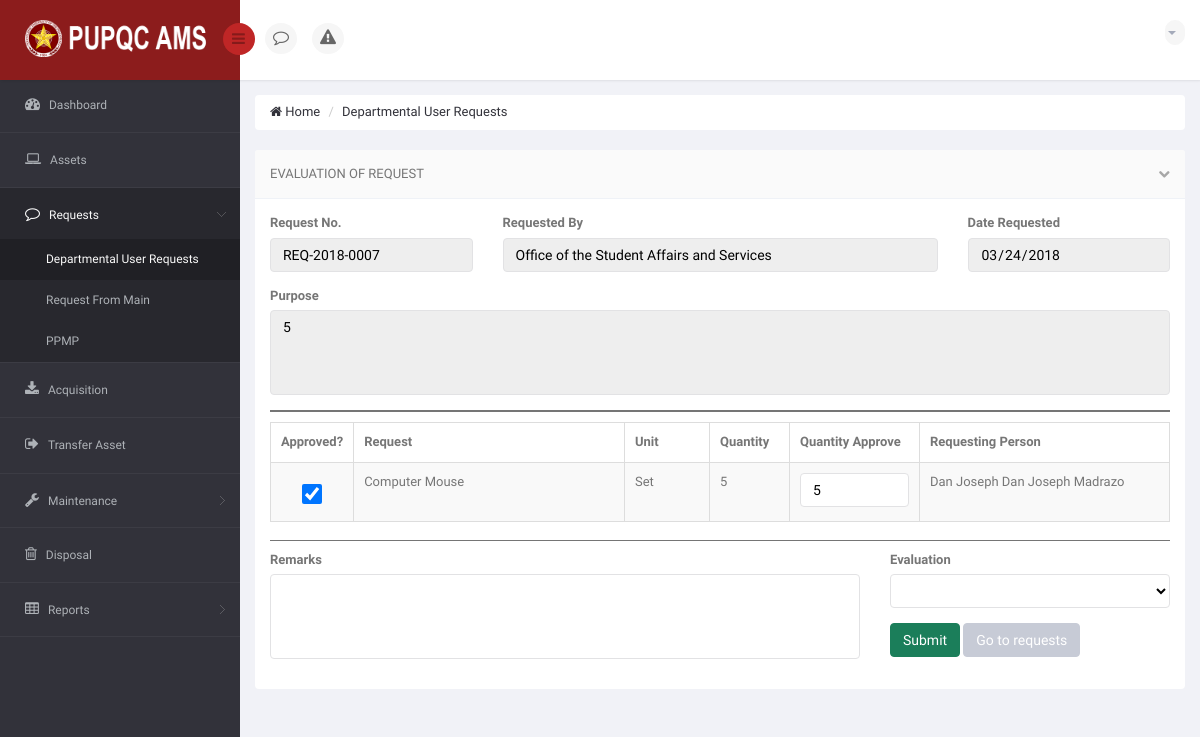
/DIR/PropertyOfficer/POViewRequestFromDU.php?viewrequests=7 (signed in), run on an earlier commit of the app's database.
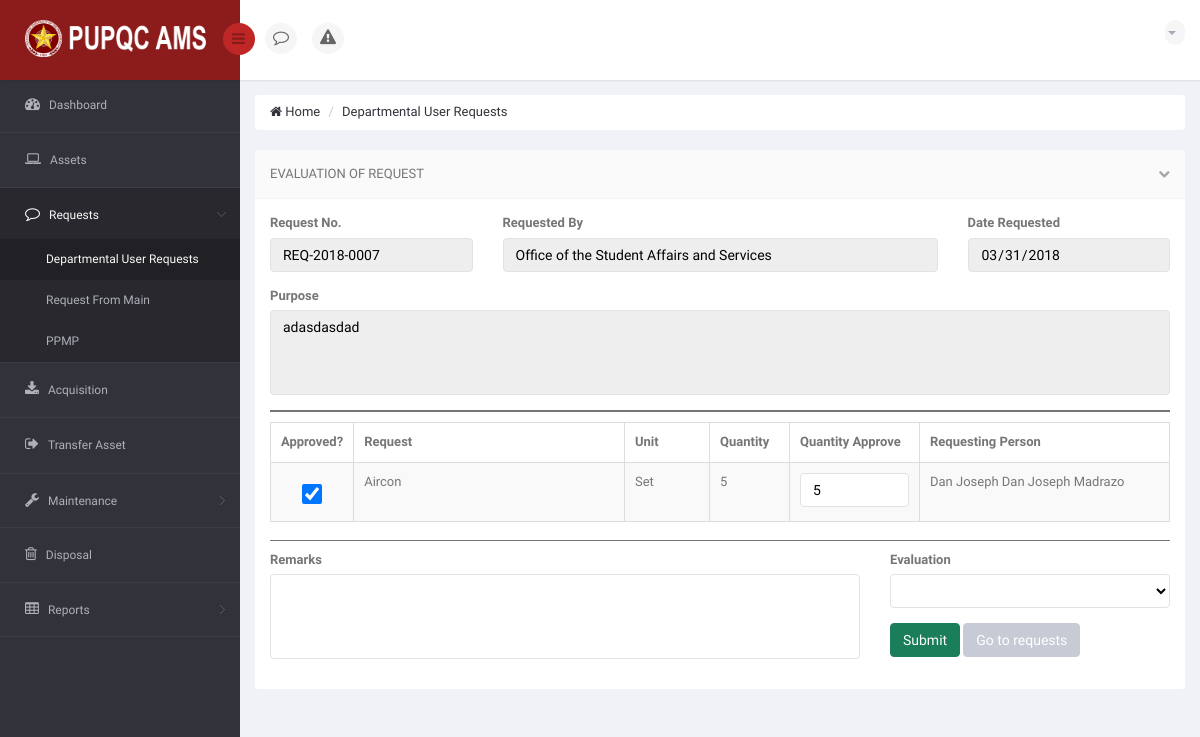
And on a later commit of the database.
### tables this page shows
CREATE TABLE `ams_t_user_request_summary` (
  `URS_ID` int(11) NOT NULL,
  `URS_NO` varchar(15) NOT NULL,
  `URS_REQUEST_DATE` date NOT NULL,
  `URS_PURPOSE` varchar(350) NOT NULL,
  `URS_STATUS_TO_PO` varchar(25) NOT NULL DEFAULT 'Pending',
  `URS_APPROVED_DATE` date DEFAULT NULL,
  `URS_REJECT_DATE` date DEFAULT NULL,
  `URS_REMARKS` varchar(350) DEFAULT NULL,
  `URS_URGENT_DATE` date NOT NULL,
  `URS_URGENT_TYPE` varchar(25) NOT NULL,
  `URS_VIEW_BY_USER` int(11) NOT NULL DEFAULT '0',
  `URS_VIEW_BY_PO` int(11) NOT NULL DEFAULT '0',
  `URS_VIEW_BY_USER_MAIN` int(11) NOT NULL DEFAULT '0',
  `URS_VIEW_CLICKED` int(11) NOT NULL DEFAULT '0'
);

CREATE TABLE `ams_r_office` (
  `O_ID` int(11) NOT NULL,
  `O_CODE` varchar(50) NOT NULL,
  `O_NAME` varchar(120) NOT NULL,
  `C_ID` int(11) NOT NULL
);

CREATE TABLE `ams_t_user_request` (
  `UR_ID` int(11) NOT NULL,
  `UR_UNIT` varchar(25) NOT NULL,
  `UR_QUANTITY` int(11) NOT NULL,
  `UR_STATUS` varchar(25) NOT NULL DEFAULT 'Pending',
  `UR_APPROVED_DATE_BY_PO` date DEFAULT NULL,
  `UR_REJECT_DATE_BY_PO` date DEFAULT NULL,
  `URS_ID` int(11) NOT NULL,
  `AL_ID` int(11) NOT NULL,
  `EP_ID` int(11) NOT NULL
);

CREATE TABLE `ams_r_asset_library` (
  `AL_ID` int(11) NOT NULL,
  `AL_NAME` varchar(150) NOT NULL
);

CREATE TABLE `ams_r_employee_profile` (
  `EP_ID` int(11) NOT NULL,
  `EP_FNAME` varchar(50) NOT NULL,
  `EP_MNAME` varchar(35) DEFAULT NULL,
  `EP_LNAME` varchar(35) NOT NULL,
  `EP_GENDER` varchar(10) NOT NULL,
  `EP_MOBILE` char(11) DEFAULT NULL,
  `EP_EMAIL` varchar(75) NOT NULL,
  `EP_TYPE` varchar(50) NOT NULL,
  `EP_STATUS` varchar(10) NOT NULL DEFAULT 'Active',
  `EP_PICTURE` varchar(200) NOT NULL DEFAULT '	images/EmployePictures/default.png	',
  `O_ID` int(11) DEFAULT NULL
);

### DIR/PropertyOfficer/POViewRequestFromDU.php (the view, shortened to what the changed rows need)
<?php
    if (isset($_GET['viewrequests']))
    {
        $ids = $_GET['viewrequests'];
    }
?>
<!DOCTYPE html>
<html lang="en">
<head>
    <link href="../../bs3/css/bootstrap.min.css" rel="stylesheet">
    <link href="../../css/bootstrap-reset.css" rel="stylesheet">
    <link href="../../font-awesome/css/font-awesome.css" rel="stylesheet" />
    <link href="../../js/advanced-datatable/css/demo_page.css" rel="stylesheet" />
    <link href="../../js/advanced-datatable/css/demo_table.css" rel="stylesheet" />
    <link rel="stylesheet" href="../../js/data-tables/DT_bootstrap.css" />
    <link href="../../css/style.css" rel="stylesheet">
    <link href="../../css/style-responsive.css" rel="stylesheet" />
    <link href="../../js/iCheck/skins/minimal/minimal.css" rel="stylesheet">
    <link href="../../js/iCheck/skins/minimal/red.css" rel="stylesheet">
    <link href="../../js/iCheck/skins/minimal/green.css" rel="stylesheet">
    <link href="../../js/iCheck/skins/minimal/blue.css" rel="stylesheet">
    <link href="../../js/iCheck/skins/minimal/yellow.css" rel="stylesheet">
    <link href="../../js/iCheck/skins/minimal/purple.css" rel="stylesheet">
    <link href="../../js/iCheck/skins/square/square.css" rel="stylesheet">
    <link href="../../js/iCheck/skins/square/red.css" rel="stylesheet">
    <link href="../../js/iCheck/skins/square/green.css" rel="stylesheet">
    <link href="../../js/iCheck/skins/square/blue.css" rel="stylesheet">
    <link href="../../js/iCheck/skins/square/yellow.css" rel="stylesheet">
    <link href="../../js/iCheck/skins/square/purple.css" rel="stylesheet">
    <link href="../../js/iCheck/skins/flat/grey.css" rel="stylesheet">
    <link href="../../js/iCheck/skins/flat/red.css" rel="stylesheet">
    <link href="../../js/iCheck/skins/flat/green.css" rel="stylesheet">
    <link href="../../js/iCheck/skins/flat/blue.css" rel="stylesheet">
    <link href="../../js/iCheck/skins/flat/yellow.css" rel="stylesheet">
    <link href="../../js/iCheck/skins/flat/purple.css" rel="stylesheet">
    <link rel="stylesheet" type="text/css" href="../../js/select2/select2.css" />
    <link rel="stylesheet" type="text/css" href="../../js/bootstrap-daterangepicker/daterangepicker-bs3.css" />
    <link rel="stylesheet" type="text/css" href="../../js/bootstrap-datetimepicker/css/datetimepicker.css" />
    <link rel="stylesheet" type="text/css" href="../../js/bootstrap-datepicker/css/datepicker.css" />
    <link href="../../js/plugins/sweetalert/sweetalert.css" type="text/css" rel="stylesheet" media="screen,projection">
</head>
<body>
<section id="container" >
                <?php
                    include('../Connection/db.php');
                  ?>
    <section id="main-content">
        <section class="wrapper">
            <div class="row">
                <div class="col-sm-12">
                    <section class="panel">
                        <?php
                            $sql = "SELECT * FROM `ams_t_user_request_summary` AS URS INNER JOIN `ams_t_user_request` AS UR ON UR.URS_ID = URS.URS_ID INNER JOIN `ams_r_employee_profile` AS EP ON UR.EP_ID = EP.EP_ID INNER JOIN `ams_r_office` AS O ON EP.O_ID = O.O_ID WHERE URS.URS_ID = $ids GROUP BY URS.URS_ID";
                            $result = mysqli_query($connection, $sql) or die("Bad Query: $sql");
                            while($row = mysqli_fetch_assoc($result))
                            {
                              $urspurpose = $row['URS_PURPOSE'];
                              $ursno = $row['URS_NO'];
                              $ursdatereq = $row['URS_REQUEST_DATE'];
                              $ursreqby = $row['O_NAME'];
                        ?>
                        <div class="panel-body">
                            <div class="row group">
                                <div class="col-md-3">
                                    <div class="form-group">
                                        <label>Request No.</label>
                                        <input type="text" value="<?php echo $ursno; ?>" class="form-control" style="color: black;" disabled  />
                                    </div>
                                </div>
                                <div class="col-md-6">
                                    <div class="form-group">
                                        <label>Requested By</label>
                                        <input type="text" value="<?php echo $ursreqby; ?>" class="form-control" style="color: black;" disabled  />
                                    </div>
                                </div>
                                <div class="col-md-3">
                                    <div class="form-group">
                                        <label>Date Requested</label>
                                        <input type="Date" value="<?php echo $ursdatereq; ?>" class="form-control" style="color: black;" disabled />
                                    </div>
                                </div>
                                <div class="col-md-12">
                                    <div class="form-group">
                                        <label>Purpose</label>
                                        <textarea style="color: black; word-wrap: break-word; resize: none; height: 85px;" class="form-control" maxlength="200" id="getreason" required="" disabled><?php echo $urspurpose; ?></textarea>
                                    </div>
                                </div>
                        <?php
                            }
                        ?>
                                <div class="col-md-12">
                                    <div class="adv-table">
                                        <table  class="display table table-bordered table-striped" id=" ">
                                            <thead>
                                                <tr>
                                                    <th style="width: 55px;">Approved?</th>
                                                    <th>Request</th>
                                                    <th style="width: 85px;">Unit</th>
                                                    <th style="width: 80px;">Quantity</th>
                                                    <th style="width: 130px;">Quantity Approve</th>
                                                    <th style="width: 250px;">Requesting Person</th>
                                                </tr>
                                            </thead>
                                            <tbody>
                                                <?php
                                                    $sql = "SELECT UR.UR_ID, URS.URS_ID, URS.URS_NO, AL.AL_NAME, UR.UR_UNIT, UR.UR_QUANTITY, EP.EP_FNAME, EP.EP_MNAME, EP.EP_LNAME FROM `ams_t_user_request_summary` AS URS INNER JOIN `ams_t_user_request` AS UR ON UR.URS_ID = URS.URS_ID INNER JOIN `ams_r_employee_profile` AS EP ON UR.EP_ID = EP.EP_ID INNER JOIN `ams_r_office` AS O ON EP.O_ID = O.O_ID INNER JOIN `ams_r_asset_library` AS AL ON UR.AL_ID = AL.AL_ID WHERE URS.URS_ID = $ids ORDER BY UR.UR_ID ASC";
                                                    $result = mysqli_query($connection, $sql) or die("Bad Query: $sql");
                                                    $i = 0;
                                                    while($row = mysqli_fetch_assoc($result))
                                                    {
                                                        $i++;
                                                        $showlibname = $row['AL_NAME'];
                                                        $showunit = $row['UR_UNIT'];
                                                        $showqty = $row['UR_QUANTITY'];
                                                        $showfname = $row['EP_FNAME'];
                                                        $showmname = $row['EP_FNAME'];
                                                        $showlname = $row['EP_LNAME'];
                                                        $showreqperson = $showfname.' '.$showmname.' '.$showlname;
                                                ?>
                                                <tr class="gradeX">
                                                    <td>
                                                        <center> <input type="checkbox" id="ebriwer<?php echo $i; ?>" class="checkbox form-control ckthis" style="width: 20px;" checked="true"> </center>
                                                    </td>
                                                    <td> <?php echo $showlibname; ?> </td>
                                                    <td> <?php echo $showunit; ?> </td>
                                                    <td> <p> <?php echo $showqty; ?> </p> </td>
                                                    <td> <center> <input type="text" value="<?php echo $showqty; ?>" class="form-control" style="color: black;" onkeyup="myFunctionzxc()" id="chatinput<?php echo $i; ?>" required> </center> </td>
                                                    <td> <?php echo $showreqperson; ?> </td>
                                                </tr>
                                                <?php
                                                    }
                                                ?>
                                            </tbody>
                                        </table>
                                    </div>
                                </div>
                            </div>
                        </div>
                    </section>
                </div>
            </div>
        </section>
    </section>
</section>
</body>
</html>

What changed in the data, as far as the page shows it:
no longer on this page (row edited): ams_t_user_request: AL_ID.AL_NAME "Computer Mouse", UR_UNIT "Set", UR_QUANTITY "5", EP_ID.EP_LNAME "Dan Joseph Dan Joseph Madrazo"
changed ams_t_user_request_summary "Office of the Student Affairs and Services": URS_REQUEST_DATE "03/24/2018" → "03/31/2018"; URS_PURPOSE "5" → "adasdasdad"
now on this page (row edited): ams_t_user_request: AL_ID.AL_NAME "Aircon", UR_UNIT "Set", UR_QUANTITY "5", EP_ID.EP_LNAME "Dan Joseph Dan Joseph Madrazo"
